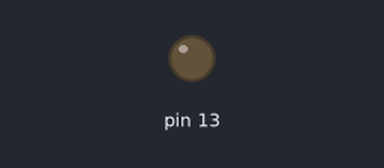
Recording of a sketch running on a simulated Arduino Uno, built with avr-gcc and run on an emulated ATmega328P. On the bench: output pins drawn as LEDs (lit = HIGH).

Above: at 1.9 s.
At 5.9 s:
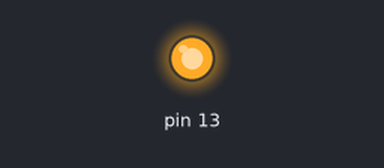
Timing chart, 0 to 10.4 s (numbered marks = the images above):
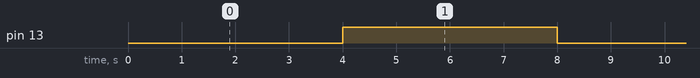

Measured:
- by itself, pin 13: alternates HIGH for 4.0 s and LOW for 4.0 s

The sketch:

Timers1_basic2.ino
```cpp
int value = 3039;

void setup()

{

   DDRB |= (1 << DDB5);


  TCCR1A = 0;
  TCCR1B = 0;
  TCNT1 = value;

  TCCR1B |= (1 << CS10)|(1 << CS12);

}

void loop()

{

   if ((TIFR1 & (1 << TOV1)) != 0)
   {
        TIFR1 |= (1 << TOV1);
        TCNT1 = value;
        if (PINB & (1 << PINB5))
         {
            PORTB &= ~(1 << PORTB5);
        }
        else
         {
             PORTB |= 1 << PORTB5;
        }
    }
}
```
